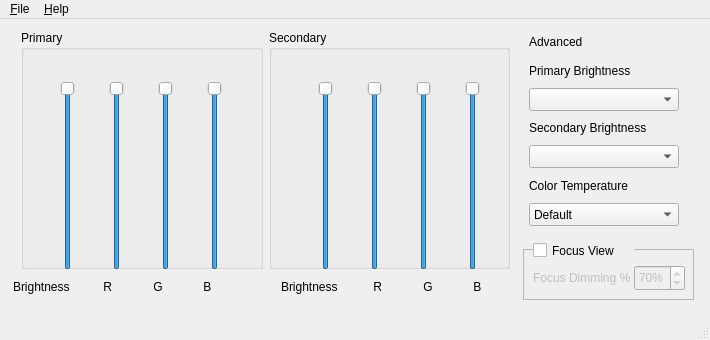
<?xml version="1.0" encoding="UTF-8"?>
<ui version="4.0">
 <class>MainWindow</class>
 <widget class="QMainWindow" name="MainWindow">
  <property name="geometry">
   <rect>
    <x>0</x>
    <y>0</y>
    <width>710</width>
    <height>340</height>
   </rect>
  </property>
  <property name="minimumSize">
   <size>
    <width>710</width>
    <height>340</height>
   </size>
  </property>
  <property name="maximumSize">
   <size>
    <width>710</width>
    <height>340</height>
   </size>
  </property>
  <property name="windowTitle">
   <string>Brightness Controller</string>
  </property>
  <property name="documentMode">
   <bool>true</bool>
  </property>
  <widget class="QWidget" name="centralWidget">
   <widget class="QWidget" name="horizontalLayoutWidget">
    <property name="geometry">
     <rect>
      <x>10</x>
      <y>0</y>
      <width>511</width>
      <height>261</height>
     </rect>
    </property>
    <layout class="QHBoxLayout" name="horizontalLayout">
     <item>
      <widget class="QGroupBox" name="groupBox_2">
       <property name="title">
        <string>Primary</string>
       </property>
       <widget class="QWidget" name="horizontalLayoutWidget_2">
        <property name="geometry">
         <rect>
          <x>0</x>
          <y>40</y>
          <width>241</width>
          <height>211</height>
         </rect>
        </property>
        <layout class="QHBoxLayout" name="horizontalLayout_2">
         <item>
          <widget class="QSlider" name="primary_brightness">
           <property name="value">
            <number>99</number>
           </property>
           <property name="orientation">
            <enum>Qt::Vertical</enum>
           </property>
          </widget>
         </item>
         <item>
          <widget class="QSlider" name="primary_red">
           <property name="value">
            <number>99</number>
           </property>
           <property name="orientation">
            <enum>Qt::Vertical</enum>
           </property>
          </widget>
         </item>
         <item>
          <widget class="QSlider" name="primary_green">
           <property name="value">
            <number>99</number>
           </property>
           <property name="orientation">
            <enum>Qt::Vertical</enum>
           </property>
          </widget>
         </item>
         <item>
          <widget class="QSlider" name="primary_blue">
           <property name="value">
            <number>99</number>
           </property>
           <property name="orientation">
            <enum>Qt::Vertical</enum>
           </property>
          </widget>
         </item>
        </layout>
       </widget>
      </widget>
     </item>
     <item>
      <widget class="QGroupBox" name="groupBox">
       <property name="title">
        <string>Secondary</string>
       </property>
       <widget class="QWidget" name="horizontalLayoutWidget_3">
        <property name="geometry">
         <rect>
          <x>10</x>
          <y>40</y>
          <width>241</width>
          <height>211</height>
         </rect>
        </property>
        <layout class="QHBoxLayout" name="horizontalLayout_3">
         <item>
          <widget class="QSlider" name="secondary_brightness">
           <property name="maximumSize">
            <size>
             <width>16777215</width>
             <height>16777215</height>
            </size>
           </property>
           <property name="value">
            <number>99</number>
           </property>
           <property name="orientation">
            <enum>Qt::Vertical</enum>
           </property>
          </widget>
         </item>
         <item>
          <widget class="QSlider" name="secondary_red">
           <property name="contextMenuPolicy">
            <enum>Qt::CustomContextMenu</enum>
           </property>
           <property name="value">
            <number>99</number>
           </property>
           <property name="orientation">
            <enum>Qt::Vertical</enum>
           </property>
          </widget>
         </item>
         <item>
          <widget class="QSlider" name="secondary_green">
           <property name="value">
            <number>99</number>
           </property>
           <property name="orientation">
            <enum>Qt::Vertical</enum>
           </property>
          </widget>
         </item>
         <item>
          <widget class="QSlider" name="secondary_blue">
           <property name="value">
            <number>99</number>
           </property>
           <property name="orientation">
            <enum>Qt::Vertical</enum>
           </property>
          </widget>
         </item>
        </layout>
       </widget>
      </widget>
     </item>
    </layout>
   </widget>
   <widget class="QLabel" name="label">
    <property name="geometry">
     <rect>
      <x>13</x>
      <y>260</y>
      <width>77</width>
      <height>16</height>
     </rect>
    </property>
    <property name="text">
     <string>Brightness</string>
    </property>
   </widget>
   <widget class="QLabel" name="label_2">
    <property name="geometry">
     <rect>
      <x>100</x>
      <y>260</y>
      <width>21</width>
      <height>16</height>
     </rect>
    </property>
    <property name="text">
     <string> R</string>
    </property>
   </widget>
   <widget class="QLabel" name="label_3">
    <property name="geometry">
     <rect>
      <x>150</x>
      <y>260</y>
      <width>21</width>
      <height>16</height>
     </rect>
    </property>
    <property name="text">
     <string> G</string>
    </property>
   </widget>
   <widget class="QLabel" name="label_4">
    <property name="geometry">
     <rect>
      <x>200</x>
      <y>260</y>
      <width>16</width>
      <height>16</height>
     </rect>
    </property>
    <property name="text">
     <string> B</string>
    </property>
   </widget>
   <widget class="QLabel" name="label_5">
    <property name="geometry">
     <rect>
      <x>281</x>
      <y>260</y>
      <width>77</width>
      <height>16</height>
     </rect>
    </property>
    <property name="text">
     <string>Brightness</string>
    </property>
   </widget>
   <widget class="QLabel" name="label_6">
    <property name="geometry">
     <rect>
      <x>370</x>
      <y>260</y>
      <width>21</width>
      <height>16</height>
     </rect>
    </property>
    <property name="text">
     <string> R</string>
    </property>
   </widget>
   <widget class="QLabel" name="label_7">
    <property name="geometry">
     <rect>
      <x>420</x>
      <y>260</y>
      <width>21</width>
      <height>16</height>
     </rect>
    </property>
    <property name="text">
     <string> G</string>
    </property>
   </widget>
   <widget class="QLabel" name="label_8">
    <property name="geometry">
     <rect>
      <x>470</x>
      <y>260</y>
      <width>16</width>
      <height>16</height>
     </rect>
    </property>
    <property name="text">
     <string> B</string>
    </property>
   </widget>
   <widget class="QWidget" name="verticalLayoutWidget">
    <property name="geometry">
     <rect>
      <x>529</x>
      <y>0</y>
      <width>213</width>
      <height>218</height>
     </rect>
    </property>
    <layout class="QVBoxLayout" name="verticalLayout">
     <property name="sizeConstraint">
      <enum>QLayout::SetDefaultConstraint</enum>
     </property>
     <property name="leftMargin">
      <number>0</number>
     </property>
     <property name="rightMargin">
      <number>0</number>
     </property>
     <item>
      <widget class="QLabel" name="label_9">
       <property name="text">
        <string>Advanced</string>
       </property>
      </widget>
     </item>
     <item>
      <widget class="QLabel" name="label_12">
       <property name="sizePolicy">
        <sizepolicy hsizetype="Preferred" vsizetype="Preferred">
         <horstretch>0</horstretch>
         <verstretch>0</verstretch>
        </sizepolicy>
       </property>
       <property name="text">
        <string>Primary Brightness</string>
       </property>
      </widget>
     </item>
     <item>
      <widget class="QComboBox" name="primary_combobox">
       <property name="sizePolicy">
        <sizepolicy hsizetype="Minimum" vsizetype="Minimum">
         <horstretch>0</horstretch>
         <verstretch>0</verstretch>
        </sizepolicy>
       </property>
       <property name="maximumSize">
        <size>
         <width>150</width>
         <height>28</height>
        </size>
       </property>
      </widget>
     </item>
     <item>
      <widget class="QLabel" name="label_11">
       <property name="text">
        <string>Secondary Brightness</string>
       </property>
      </widget>
     </item>
     <item>
      <widget class="QComboBox" name="secondary_combo">
       <property name="maximumSize">
        <size>
         <width>150</width>
         <height>28</height>
        </size>
       </property>
       <property name="toolTip">
        <string>&lt;html&gt;&lt;head/&gt;&lt;body&gt;&lt;p&gt;You can select the source of Secondary Brightness Here.&lt;/p&gt;&lt;/body&gt;&lt;/html&gt;</string>
       </property>
      </widget>
     </item>
     <item>
      <widget class="QLabel" name="label_10">
       <property name="text">
        <string>Color Temperature</string>
       </property>
      </widget>
     </item>
     <item>
      <widget class="QComboBox" name="comboBox">
       <property name="maximumSize">
        <size>
         <width>150</width>
         <height>28</height>
        </size>
       </property>
       <item>
        <property name="text">
         <string>Default</string>
        </property>
       </item>
       <item>
        <property name="text">
         <string>1900K Candle</string>
        </property>
       </item>
       <item>
        <property name="text">
         <string>2600K 40W Tungsten</string>
        </property>
       </item>
       <item>
        <property name="text">
         <string>2850K 100W Tungsten</string>
        </property>
       </item>
       <item>
        <property name="text">
         <string>3200K Halogen</string>
        </property>
       </item>
       <item>
        <property name="text">
         <string>5200K Carbon Arc</string>
        </property>
       </item>
       <item>
        <property name="text">
         <string>5400K High Noon</string>
        </property>
       </item>
       <item>
        <property name="text">
         <string>6000K Direct Sun</string>
        </property>
       </item>
       <item>
        <property name="text">
         <string>7000K Overcast Sky</string>
        </property>
       </item>
       <item>
        <property name="text">
         <string>20000K Clear Blue Sky</string>
        </property>
       </item>
      </widget>
     </item>
    </layout>
   </widget>
   <widget class="QCheckBox" name="FocusViewBox">
    <property name="enabled">
     <bool>true</bool>
    </property>
    <property name="geometry">
     <rect>
      <x>533</x>
      <y>220</y>
      <width>101</width>
      <height>23</height>
     </rect>
    </property>
    <property name="sizePolicy">
     <sizepolicy hsizetype="Minimum" vsizetype="Fixed">
      <horstretch>0</horstretch>
      <verstretch>0</verstretch>
     </sizepolicy>
    </property>
    <property name="autoFillBackground">
     <bool>true</bool>
    </property>
    <property name="text">
     <string>Focus View</string>
    </property>
    <property name="checked">
     <bool>false</bool>
    </property>
    <property name="autoRepeat">
     <bool>false</bool>
    </property>
   </widget>
   <widget class="QLabel" name="FocusLabel">
    <property name="enabled">
     <bool>false</bool>
    </property>
    <property name="geometry">
     <rect>
      <x>533</x>
      <y>249</y>
      <width>131</width>
      <height>20</height>
     </rect>
    </property>
    <property name="font">
     <font>
      <pointsize>9</pointsize>
     </font>
    </property>
    <property name="text">
     <string>Focus Dimming %</string>
    </property>
    <property name="Enable" stdset="0">
     <bool>false</bool>
    </property>
   </widget>
   <widget class="QFrame" name="FocusViewFrame">
    <property name="enabled">
     <bool>true</bool>
    </property>
    <property name="geometry">
     <rect>
      <x>523</x>
      <y>230</y>
      <width>171</width>
      <height>51</height>
     </rect>
    </property>
    <property name="frameShape">
     <enum>QFrame::StyledPanel</enum>
    </property>
    <property name="frameShadow">
     <enum>QFrame::Raised</enum>
    </property>
    <widget class="QSpinBox" name="FocusDimPr">
     <property name="enabled">
      <bool>false</bool>
     </property>
     <property name="geometry">
      <rect>
       <x>111</x>
       <y>16</y>
       <width>51</width>
       <height>26</height>
      </rect>
     </property>
     <property name="specialValueText">
      <string/>
     </property>
     <property name="suffix">
      <string notr="true">%</string>
     </property>
     <property name="prefix">
      <string/>
     </property>
     <property name="minimum">
      <number>0</number>
     </property>
     <property name="maximum">
      <number>100</number>
     </property>
     <property name="value">
      <number>70</number>
     </property>
    </widget>
   </widget>
   <zorder>FocusViewFrame</zorder>
   <zorder>horizontalLayoutWidget</zorder>
   <zorder>label</zorder>
   <zorder>label_2</zorder>
   <zorder>label_3</zorder>
   <zorder>label_4</zorder>
   <zorder>label_5</zorder>
   <zorder>label_6</zorder>
   <zorder>label_7</zorder>
   <zorder>label_8</zorder>
   <zorder>verticalLayoutWidget</zorder>
   <zorder>FocusViewBox</zorder>
   <zorder>FocusLabel</zorder>
  </widget>
  <widget class="QStatusBar" name="statusBar"/>
  <widget class="QMenuBar" name="menuBar">
   <property name="geometry">
    <rect>
     <x>0</x>
     <y>0</y>
     <width>710</width>
     <height>22</height>
    </rect>
   </property>
   <widget class="QMenu" name="menuFile">
    <property name="title">
     <string>&amp;File</string>
    </property>
    <addaction name="actionSave"/>
    <addaction name="actionDefault"/>
    <addaction name="actionClearDefault"/>
    <addaction name="actionLoad"/>
    <addaction name="separator"/>
    <addaction name="actionExit"/>
   </widget>
   <widget class="QMenu" name="menuHelp">
    <property name="title">
     <string>&amp;Help</string>
    </property>
    <addaction name="actionHelp"/>
    <addaction name="actionAbout"/>
    <addaction name="actionLicense"/>
    <addaction name="actionCheck_for_update"/>
   </widget>
   <addaction name="menuFile"/>
   <addaction name="menuHelp"/>
  </widget>
  <action name="actionExit">
   <property name="text">
    <string>E&amp;xit</string>
   </property>
  </action>
  <action name="actionHelp">
   <property name="text">
    <string>&amp;Help</string>
   </property>
  </action>
  <action name="actionAbout">
   <property name="text">
    <string>&amp;About</string>
   </property>
  </action>
  <action name="actionLicense">
   <property name="text">
    <string>&amp;License</string>
   </property>
  </action>
  <action name="actionSave">
   <property name="text">
    <string>&amp;Save current settings</string>
   </property>
   <property name="visible">
    <bool>true</bool>
   </property>
  </action>
  <action name="actionLoad">
   <property name="text">
    <string>&amp;Load settings</string>
   </property>
   <property name="visible">
    <bool>true</bool>
   </property>
  </action>
  <action name="actionCheck_for_update">
   <property name="enabled">
    <bool>false</bool>
   </property>
   <property name="text">
    <string>&amp;Check for Update</string>
   </property>
  </action>
  <action name="actionDefault">
   <property name="text">
    <string>Save current as default</string>
   </property>
  </action>
  <action name="actionClearDefault">
   <property name="text">
    <string>&amp;Clear default settings</string>
   </property>
   <property name="visible">
    <bool>false</bool>
   </property>
  </action>
 </widget>
 <layoutdefault spacing="6" margin="11"/>
 <resources/>
 <connections>
  <connection>
   <sender>FocusViewBox</sender>
   <signal>clicked(bool)</signal>
   <receiver>FocusLabel</receiver>
   <slot>setEnabled(bool)</slot>
   <hints>
    <hint type="sourcelabel">
     <x>580</x>
     <y>253</y>
    </hint>
    <hint type="destinationlabel">
     <x>595</x>
     <y>280</y>
    </hint>
   </hints>
  </connection>
  <connection>
   <sender>FocusViewBox</sender>
   <signal>clicked(bool)</signal>
   <receiver>FocusDimPr</receiver>
   <slot>setEnabled(bool)</slot>
   <hints>
    <hint type="sourcelabel">
     <x>580</x>
     <y>253</y>
    </hint>
    <hint type="destinationlabel">
     <x>695</x>
     <y>282</y>
    </hint>
   </hints>
  </connection>
 </connections>
</ui>
